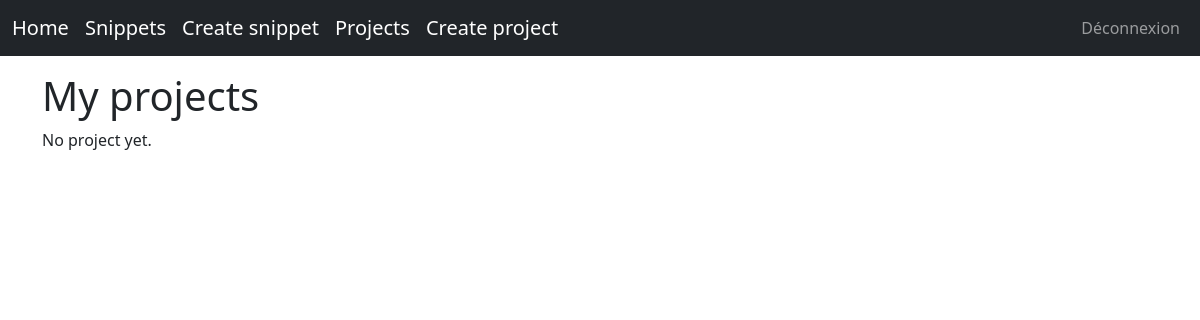
Before: /tasks/projects/ (signed in) with the older database file.
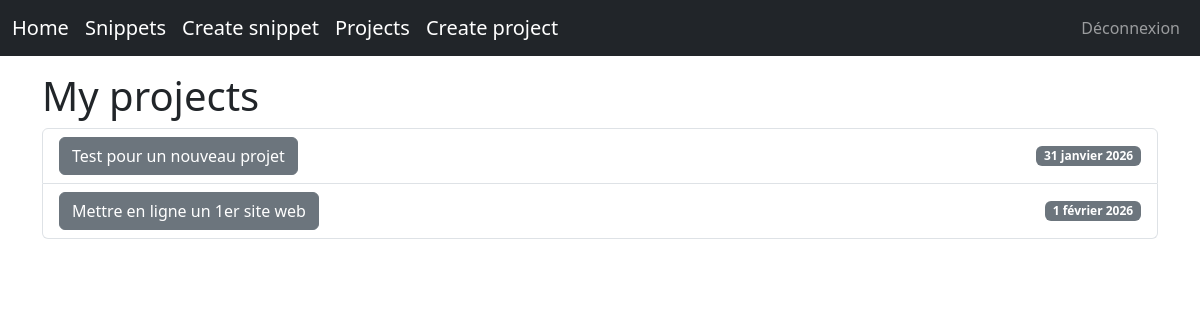
After: the same page with the newer database file.
### tasks/models.py (models this page shows, shortened)
class Project(models.Model):
    name = models.CharField(max_length=255)
    description = models.TextField(blank=True, null=True)
    creator = models.ForeignKey(
        settings.AUTH_USER_MODEL,
        on_delete=models.CASCADE,
        related_name="projects"
    )
    slug = models.SlugField(unique=True, blank=True)
    deadline = models.DateField(blank=True, null=True)
    private = models.BooleanField(default=False)
    created_at = models.DateTimeField(auto_now_add=True)
    class Meta:
        ordering = ['deadline', 'name']
    def __str__(self):
        return self.name

### tasks/views.py (the view)
# urls.py: path('projects/', ProjectListView.as_view(), name='project_list'),
class ProjectListView(ListView):
    model = Project
    template_name = 'tasks/project_list.html'
    context_object_name = 'projects'
    def get_queryset(self):
        return Project.objects.filter(creator=self.request.user)
    def dispatch(self, request, *args, **kwargs):
        print("\n====== REQUEST ======")
        print("path:", request.path)
        print("method:", request.method)
        print("kwargs:", self.kwargs)
        print("args:", self.args)
        print("GET:", request.GET)
        print("POST:", request.POST)
        print("user:", request.user)
        print("model:", self.model)
        print("user:", request.user.username)
        print("\n=== ALL REQUEST ===")
        for attr in dir(request):
            if not attr.startswith("_"):
                try:
                    value = getattr(request, attr)
                    print(attr, "=>", type(value))
                except Exception as e:
                    print(attr, "=> ERROR:", e)
        print("=====================\n")
        print("=====================\n")
        print("\n======= FIN =_dict_======")
        """
        for k, v in request.__dict__.items():
            print(k, "=>", type(v), v)
        """
        print("=====================\n")
        return super().dispatch(request, *args, **kwargs)
    def get_context_data(self, **kwargs):
        context = super().get_context_data(**kwargs)
        print("\n====== CONTEXT ======")
        for k, v in context.items():
            print(k, "=>", type(v), v)
        print("=====================\n")
        return context

### tasks/templates/tasks/project_list.html (shortened to what this page needs)
{% extends "base.html" %}
{% block content %}
<h1>My projects</h1>
{% if projects %}
    <ul class="list-group">
        {% for project in projects %}
            <li class="list-group-item d-flex justify-content-between align-items-center">
                <a href="{% url 'project_detail' project.slug %}" class="btn btn-secondary">
                    {{ project.name }}
                </a>
                {% if project.deadline %}
                    <span class="badge bg-secondary">
                        {{ project.deadline }}
                    </span>
                {% endif %}
            </li>
        {% endfor %}
    </ul>
{% else %}
    <p>No project yet.</p>
{% endif %}
{% endblock %}

Changed rows visible on the page:
added Project: name "Test pour un nouveau projet", deadline "31 janvier 2026"
added Project: name "Mettre en ligne un 1er site web", deadline "1 février 2026"
Other visible differences:
text no longer shown: "No project yet."
